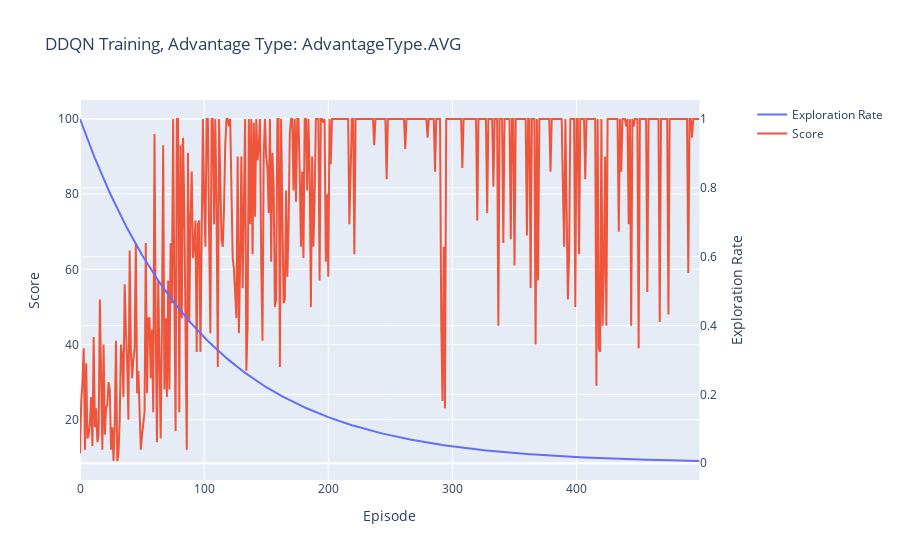
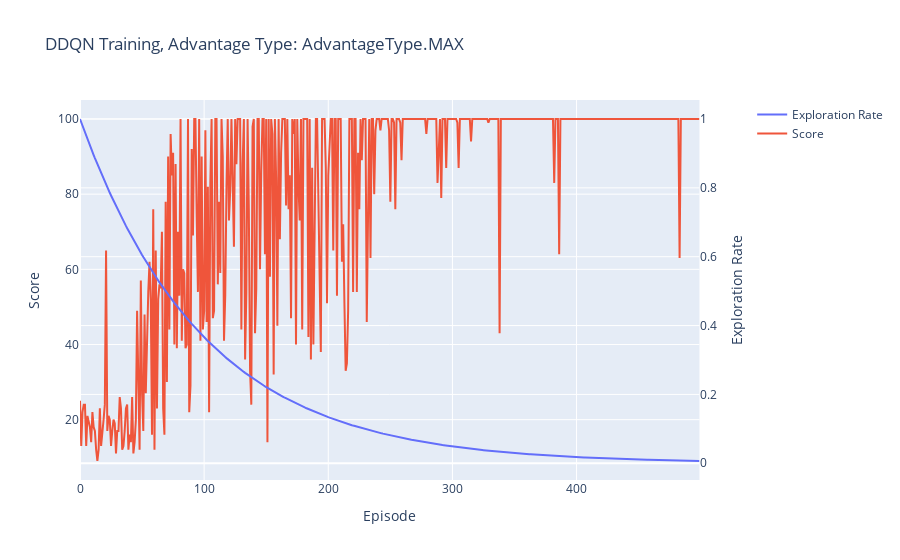
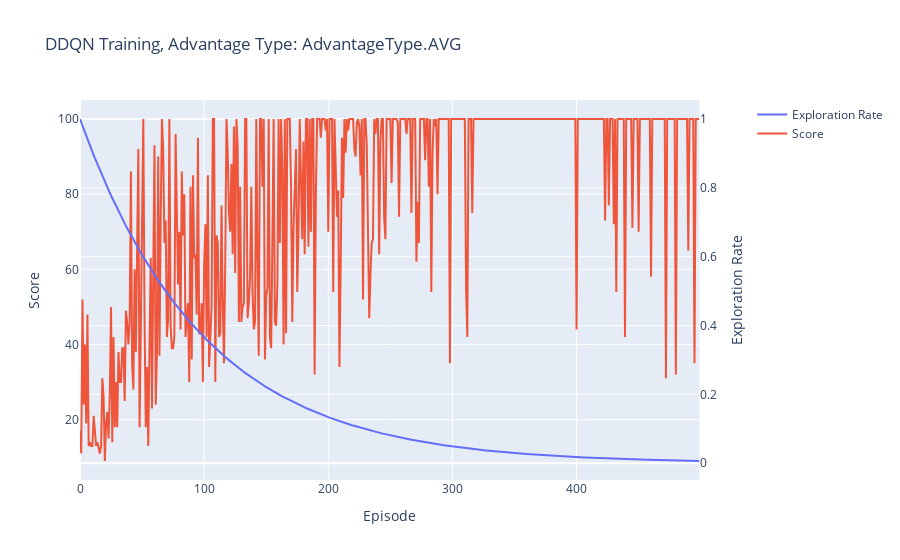

These figures' notebook cell, in order:
### Markdown cell above
Lastly, because Q Learning can not learn stochastic policies, we need to incentivize the network to explore during training or else we will not learn a good value function. We do this by adding noise to the action selection during training, and reducing it over time. This is called epsilon greedy exploration. We will start with an epsilon of 1, meaning we will always take a random action, and decay it to 0 exponentially over the course of training. You want to pick a discount factor which converges to 0 just before the end of training usually.

### Code cell
import gym
from continuing_education.lib.experiments import ExperimentManager
import plotly.graph_objects as go
from plotly.subplots import make_subplots
from continuing_education.value_based_methods.dqn.dqn import exploration_rate_line

if __name__ == "__main__":
    LR = 1e-3
    GAMMA = 0.99999  # Cartpole benefits from a high gamma because the longer the pole is up, the higher the reward
    HIDDEN_SIZES = [16, 16]
    ADVANTAGE_HIDDEN_SIZES = [16]
    VALUE_HIDDEN_SIZES = [16]
    NUM_EPISODES = 500
    MAX_T = 100
    BATCH_SIZE = 64
    MAX_MEMORY = 10000
    EXPLORE_RATE_DECAY = 0.99
    # Do this a few times to prove consistency
    last_10_percent_mean = []

    for _ in range(3):
        for adv_type in [AdvantageType.AVG, AdvantageType.MAX]:
            env = gym.make("CartPole-v1")
            value_network = DuelingQLearningModel(
                state_size=OBSERVATION_SPACE_SHAPE[0],
                action_size=ACTION_SPACE_SIZE,
                hidden_sizes=HIDDEN_SIZES,
                advantage_hidden_sizes=ADVANTAGE_HIDDEN_SIZES,
                value_hidden_sizes=VALUE_HIDDEN_SIZES,
                adv_type=adv_type
            ).to(DEVICE)
            optimizer = optim.Adam(value_network.parameters(), lr=LR)
            scores = dqn_train(
                env=env,
                value_network=value_network,
                optimizer=optimizer,
                gamma=GAMMA,
                num_episodes=NUM_EPISODES,
                max_t=MAX_T,
                memory=ActionReplayMemory(MAX_MEMORY),
                batch_size=BATCH_SIZE,
                exploration_rate_decay=EXPLORE_RATE_DECAY,
            )
            # Calculate the mean of the last 10 % of the scores
            last_10_percent_mean.append(
                sum(scores[int(NUM_EPISODES * 0.9) :]) / (NUM_EPISODES * 0.1)
            )
            _exploration_rate_line = exploration_rate_line(
                explore_rate_decay=EXPLORE_RATE_DECAY,
                start_value=1.0,
                num_episodes=NUM_EPISODES,
            )
            fig = make_subplots(specs=[[{"secondary_y": True}]])
            fig.add_trace(
                go.Scatter(
                    x=[i for i in range(NUM_EPISODES)],
                    y=_exploration_rate_line,
                    name="Exploration Rate",
                    mode="lines",
                ),
                secondary_y=True,
            )
            fig.add_trace(
                go.Scatter(
                    x=[i for i in range(NUM_EPISODES)], y=scores, name="Score", mode="lines"
                ),
                secondary_y=False,
            )
            fig.update_layout(title=f"DDQN Training, Advantage Type: {adv_type}")
            fig.update_xaxes(title_text="Episode")
            fig.update_yaxes(title_text="Exploration Rate", secondary_y=True)
            fig.update_yaxes(title_text="Score", secondary_y=False)
            fig.show()
    ExperimentManager(
        name="DDQN",
        description="Main Results",
        primary_metric="last_10_percent_mean",
        file=__this_file,
    ).commit(metrics={"last_10_percent_mean": last_10_percent_mean})

### Figure 1 — Plotly figure (JSON) as saved in the notebook; plotly's stock layout.template omitted (floating-point values rounded to 4 significant figures; data arrays with more than 128 entries replaced by an {"elided": "..."} marker saying what was removed)
{"data": [{"mode": "lines", "name": "Exploration Rate", "type": "scatter", "x": {"elided": "500 int values"}, "xaxis": "x", "y": {"elided": "500 float values"}, "yaxis": "y2"}, {"mode": "lines", "name": "Score", "type": "scatter", "x": {"elided": "500 int values"}, "xaxis": "x", "y": {"elided": "500 int values"}, "yaxis": "y"}], "layout": {"title": {"text": "DDQN Training, Advantage Type: AdvantageType.AVG"}, "xaxis": {"anchor": "y", "domain": [0, 0.94], "title": {"text": "Episode"}}, "yaxis": {"anchor": "x", "domain": [0, 1], "title": {"text": "Score"}}, "yaxis2": {"anchor": "x", "overlaying": "y", "side": "right", "title": {"text": "Exploration Rate"}}}}

### Figure 2 — Plotly figure (JSON) as saved in the notebook; plotly's stock layout.template omitted (floating-point values rounded to 4 significant figures; data arrays with more than 128 entries replaced by an {"elided": "..."} marker saying what was removed)
{"data": [{"mode": "lines", "name": "Exploration Rate", "type": "scatter", "x": {"elided": "500 int values"}, "xaxis": "x", "y": {"elided": "500 float values"}, "yaxis": "y2"}, {"mode": "lines", "name": "Score", "type": "scatter", "x": {"elided": "500 int values"}, "xaxis": "x", "y": {"elided": "500 int values"}, "yaxis": "y"}], "layout": {"title": {"text": "DDQN Training, Advantage Type: AdvantageType.MAX"}, "xaxis": {"anchor": "y", "domain": [0, 0.94], "title": {"text": "Episode"}}, "yaxis": {"anchor": "x", "domain": [0, 1], "title": {"text": "Score"}}, "yaxis2": {"anchor": "x", "overlaying": "y", "side": "right", "title": {"text": "Exploration Rate"}}}}

### Figure 3 — Plotly figure (JSON) as saved in the notebook; plotly's stock layout.template omitted (floating-point values rounded to 4 significant figures; data arrays with more than 128 entries replaced by an {"elided": "..."} marker saying what was removed)
{"data": [{"mode": "lines", "name": "Exploration Rate", "type": "scatter", "x": {"elided": "500 int values"}, "xaxis": "x", "y": {"elided": "500 float values"}, "yaxis": "y2"}, {"mode": "lines", "name": "Score", "type": "scatter", "x": {"elided": "500 int values"}, "xaxis": "x", "y": {"elided": "500 int values"}, "yaxis": "y"}], "layout": {"title": {"text": "DDQN Training, Advantage Type: AdvantageType.AVG"}, "xaxis": {"anchor": "y", "domain": [0, 0.94], "title": {"text": "Episode"}}, "yaxis": {"anchor": "x", "domain": [0, 1], "title": {"text": "Score"}}, "yaxis2": {"anchor": "x", "overlaying": "y", "side": "right", "title": {"text": "Exploration Rate"}}}}
